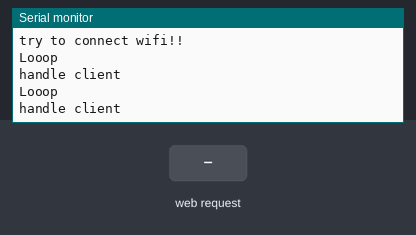
The sketch below on a simulated ESP8266 (NodeMCU). Parts: the last lines printed to the serial monitor. The inputs (shaded band) are chosen by the test bench. WiFi joins after 1.5 s; servers stay silent unless stated; uploads are accepted with an empty reply; EEPROM starts erased.

Above: at 3.2 s.
3.3 s: HTTP request GET / received
At 4.7 s:
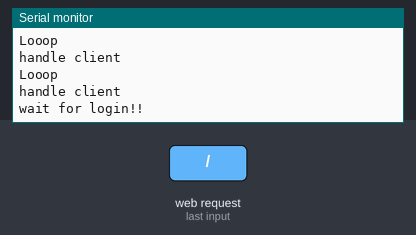
5.5 s: HTTP request GET /user-login received
At 7.2 s:
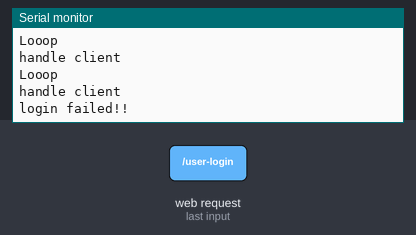
7.9 s: HTTP request GET /wifi-credential received
At 10.2 s:
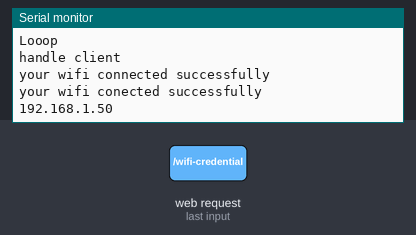

Measured:
- after the input at 3.3 s, the serial monitor: prints a new line after 0.70 s (image 1)
- after the input at 5.5 s, the serial monitor: prints a new line after 0.90 s (image 2)
- after the input at 7.9 s, the serial monitor: prints a new line after 1.5 s (image 3)

The sketch:

sketch_jul22a.ino
```cpp
#include <ESP8266WiFi.h>
#include <ESP8266WebServer.h>
#include <ESP8266HTTPClient.h>
#include <EEPROM.h>
#include <ArduinoJson.h>
ESP8266WebServer server(80);
const char *host = "192.168.43.123";
boolean isUserLoggedIn = false;
int bpmList[10];
int sensorPin = A0;
float sensorValue = 0; // Variable to store the value coming from the sensor
int count = 9;
String activeUsername;
unsigned long starttime = 1500;
int heartrate = 0;
boolean counted = false;

struct settings
{
  char ssid[30];
  char password[30];
} user_wifi = {};

void setup()
{
  Serial.begin(115200);
  Serial.println("welcome");
  EEPROM.begin(sizeof(struct settings));
  EEPROM.get(0, user_wifi);

  WiFi.mode(WIFI_STA);
  WiFi.begin(user_wifi.ssid, user_wifi.password);
  byte tries = 0;
  if (WiFi.status() == WL_CONNECTED)
  {
    Serial.println("wifi connected!!");
  }

  while (WiFi.status() != WL_CONNECTED)
  {
    Serial.println("try to connect wifi!!");
    delay(1000);
    if (tries++ > 10)
    {
      WiFi.mode(WIFI_AP);
      WiFi.softAP("Setup Portal", "");
      Serial.println("Access point started!!");
      break;
    }
  }
  server.on("/", handlePortal);
  server.on("/user-login", userLogin);
  server.on("/wifi-credential", handleWifi);
  server.begin();
}

void loop()
{

  Serial.println("Looop");
  if (isUserLoggedIn == true)
  {
    Serial.println("loop in user loggedIn");
    startSendBpm();
  }
  else
  {
    Serial.println("handle client");
    server.handleClient();
  }

  delay(1000);
}

void userLogin()
{
  Serial.println(server.arg("username").c_str());
  Serial.println(server.arg("password").c_str());

  WiFiClient client;
  const int httpPort = 80;
  if (!client.connect(host, httpPort))
  {
    Serial.println("connection failed");
    return;
  }

  DynamicJsonDocument doc(2048);
  doc["email"] = String(server.arg("username").c_str());
  doc["password"] = String(server.arg("password").c_str());

  String body;
  serializeJson(doc, body);

  HTTPClient http;
  http.begin("http://192.168.43.123:80/user/login");
  http.addHeader("Content-Type", "application/json");
  auto httpCode = http.POST(body);

  String payload = http.getString();

  http.end(); //Close connection Serial.println();

  StaticJsonDocument<200> response;
  deserializeJson(response, payload);
  const char *access = response["access"];
  if (access)
  {
    Serial.println("login successfully!!");
    activeUsername = server.arg("username").c_str();
    server.send(200, "text/html", "<!doctype html><html lang='en'><head><meta charset='utf-8'><meta name='viewport' content='width=device-width, initial-scale=1'><title>Wifi Setup</title><style>*,::after,::before{box-sizing:border-box;}body{margin:0;font-family:'Segoe UI',Roboto,'Helvetica Neue',Arial,'Noto Sans','Liberation Sans';font-size:1rem;font-weight:400;line-height:1.5;color:#212529;background-color:#f5f5f5;}.form-control{display:block;width:100%;height:calc(1.5em + .75rem + 2px);border:1px solid #ced4da;}button{border:1px solid transparent;color:#fff;background-color:#007bff;border-color:#007bff;padding:.5rem 1rem;font-size:1.25rem;line-height:1.5;border-radius:.3rem;width:100%}.form-signin{width:100%;max-width:400px;padding:15px;margin:auto;}h1,p{text-align: center}</style> </head> <body><main class='form-signin'> <h1>User Login</h1> <br/> <p>Your settings have been saved successfully!<br />user logged in successfully.</p></main></body></html>");
    isUserLoggedIn = true;
  }
  else
  {
    Serial.println("login failed!!");
    server.send(200, "text/html", "<!doctype html><html lang='en'><head><meta charset='utf-8'><meta name='viewport' content='width=device-width, initial-scale=1'><title>Wifi Setup</title><style>*,::after,::before{box-sizing:border-box;}body{margin:0;font-family:'Segoe UI',Roboto,'Helvetica Neue',Arial,'Noto Sans','Liberation Sans';font-size:1rem;font-weight:400;line-height:1.5;color:#212529;background-color:#f5f5f5;}.form-control{display:block;width:100%;height:calc(1.5em + .75rem + 2px);border:1px solid #ced4da;}button{border:1px solid transparent;color:#fff;background-color:#007bff;border-color:#007bff;padding:.5rem 1rem;font-size:1.25rem;line-height:1.5;border-radius:.3rem;width:100%}.form-signin{width:100%;max-width:400px;padding:15px;margin:auto;}h1,p,a{text-align: center}</style> </head> <body><main class='form-signin'> <h1>User Login</h1> <br/> <p>Your User name or password is incorrect.</p><a href='http://192.168.43.220'>Back to login page</a>  </main></body></html>");
    isUserLoggedIn = false;
  }
}

void handleWifi()
{
  server.send(200, "text/html", "<!doctype html><html lang='en'><head><meta charset='utf-8'><meta name='viewport' content='width=device-width, initial-scale=1'><title>Wifi Setup</title><style>*,::after,::before{box-sizing:border-box;}body{margin:0;font-family:'Segoe UI',Roboto,'Helvetica Neue',Arial,'Noto Sans','Liberation Sans';font-size:1rem;font-weight:400;line-height:1.5;color:#212529;background-color:#f5f5f5;}.form-control{display:block;width:100%;height:calc(1.5em + .75rem + 2px);border:1px solid #ced4da;}button{border:1px solid transparent;color:#fff;background-color:#007bff;border-color:#007bff;padding:.5rem 1rem;font-size:1.25rem;line-height:1.5;border-radius:.3rem;width:100%}.form-signin{width:100%;max-width:400px;padding:15px;margin:auto;}h1,p{text-align: center}</style> </head> <body><main class='form-signin'> <h1>Wifi Setup</h1> <br/> <p>Your settings have been saved successfully!<br />Please restart the device.</p> <a href='http://192.168.43.220'>user login page</a></main></body></html>");

  strncpy(user_wifi.ssid, server.arg("ssid").c_str(), sizeof(user_wifi.ssid));
  strncpy(user_wifi.password, server.arg("password").c_str(), sizeof(user_wifi.password));
  user_wifi.ssid[server.arg("ssid").length()] = user_wifi.password[server.arg("password").length()] = '\0';
  EEPROM.put(0, user_wifi);
  EEPROM.commit();
  delay(1000);
  setWifi();
  if (WiFi.status() == WL_CONNECTED)
  {
    Serial.println("your wifi conected successfully");
    Serial.println(WiFi.localIP());
  }
  Serial.println(user_wifi.ssid);
  Serial.println(user_wifi.password);
}

void handlePortal()
{
  if (WiFi.status() == WL_CONNECTED)
  {
    Serial.println("wait for login!!");
    server.send(200, "text/html", "<!doctype html><html lang='en'><head><meta charset='utf-8'><meta name='viewport' content='width=device-width, initial-scale=1'><title>Wifi Setup</title> <style>*,::after,::before{box-sizing:border-box;}body{margin:0;font-family:'Segoe UI',Roboto,'Helvetica Neue',Arial,'Noto Sans','Liberation Sans';font-size:1rem;font-weight:400;line-height:1.5;color:#212529;background-color:#f5f5f5;}.form-control{display:block;width:100%;height:calc(1.5em + .75rem + 2px);border:1px solid #ced4da;}button{cursor: pointer;border:1px solid transparent;color:#fff;background-color:#007bff;border-color:#007bff;padding:.5rem 1rem;font-size:1.25rem;line-height:1.5;border-radius:.3rem;width:100%}.form-signin{width:100%;max-width:400px;padding:15px;margin:auto;}h1{text-align: center}</style> </head> <body><main class='form-signin'> <form action='/user-login' method='post'> <h1 class=''>user login</h1><br/><div class='form-floating'><label>Username</label><input type='text' class='form-control' name='username'> </div><div class='form-floating'><br/><label>Password</label><input type='password' class='form-control' name='password'></div><br/><br/><button type='submit'>Save</button><p style='text-align: right'></p></form></main> </body></html>");
  }
  else
  {
    Serial.println("wait for Wifi credentials!!");
    server.send(200, "text/html", "<!doctype html><html lang='en'><head><meta charset='utf-8'><meta name='viewport' content='width=device-width, initial-scale=1'><title>Wifi Setup</title> <style>*,::after,::before{box-sizing:border-box;}body{margin:0;font-family:'Segoe UI',Roboto,'Helvetica Neue',Arial,'Noto Sans','Liberation Sans';font-size:1rem;font-weight:400;line-height:1.5;color:#212529;background-color:#f5f5f5;}.form-control{display:block;width:100%;height:calc(1.5em + .75rem + 2px);border:1px solid #ced4da;}button{cursor: pointer;border:1px solid transparent;color:#fff;background-color:#007bff;border-color:#007bff;padding:.5rem 1rem;font-size:1.25rem;line-height:1.5;border-radius:.3rem;width:100%}.form-signin{width:100%;max-width:400px;padding:15px;margin:auto;}h1{text-align: center}</style> </head> <body><main class='form-signin'> <form action='/wifi-credential' method='post'> <h1 class=''>Wifi Setup</h1><br/><div class='form-floating'><label>SSID</label><input type='text' class='form-control' name='ssid'> </div><div class='form-floating'><br/><label>Password</label><input type='password' class='form-control' name='password'></div><br/><br/><button type='submit'>Save</button><p style='text-align: right'></p></form></main> </body></html>");
  }
}

void setWifi()
{
  WiFi.mode(WIFI_STA);
  WiFi.begin(user_wifi.ssid, user_wifi.password);
  byte tries = 0;
  if (WiFi.status() == WL_CONNECTED)
  {
    Serial.println("your wifi connected successfully");
  }

  while (WiFi.status() != WL_CONNECTED)
  {
    Serial.println("i try to connect");
    delay(1000);
    if (tries++ > 10)
    {
      WiFi.mode(WIFI_AP);
      WiFi.softAP("Setup Portal", "");
      break;
    }
  }
}

void startSendBpm()
{
  WiFiClient client;
  const int httpPort = 80;
  int temp = 0;
  Serial.println("calc bpm !!");
  while (temp < 10)
  {
    temp += 1;
    delay(1000);
    starttime = 900;

    while (starttime > 0) // Reading pulse sensor for 10 seconds
    {

      sensorValue = analogRead(sensorPin);

      if (sensorValue > 550 && counted == false) // Threshold value is 550 (~ 2.7V)

      {

        count++;

        counted = true;
      }
      else if (sensorValue < 550)
      {
        counted = false;
      }
      starttime = starttime - 1;
      delay(10);
    }

    delay(1000);
    heartrate = count * 6; // Multiply the count by 6 to get beats per minute
    bpmList[temp] = heartrate;
    Serial.println(heartrate);
    Serial.println(bpmList[temp]);
    count = 0;
  }
  // send http
  Serial.println(" send bpm ");

  char payloadBody[2048];
  sprintf(payloadBody, ":[%d,%d,%d,%d,%d,%d,%d,%d,%d,%d]}", bpmList[1], bpmList[2], bpmList[3], bpmList[4], bpmList[5], bpmList[6], bpmList[7], bpmList[8], bpmList[9], bpmList[10]);
  String body = String(""
                       "{\"email\":\"") +
                String(activeUsername) + String("\",\"bpm\"") + String(payloadBody);
  Serial.println(body);
  HTTPClient http;
  http.begin("http://192.168.43.123:80/device/storeBpm");
  http.addHeader("Content-Type", "application/json");
  auto httpCode = http.POST(body);
  String payload = http.getString();
  Serial.println(payload); //Print request response payload
  http.end();              //Close connection Serial.println();
  temp = 0;
  delay(1000);
  Serial.println("finish sending!!");
  isUserLoggedIn = true;
}
```
